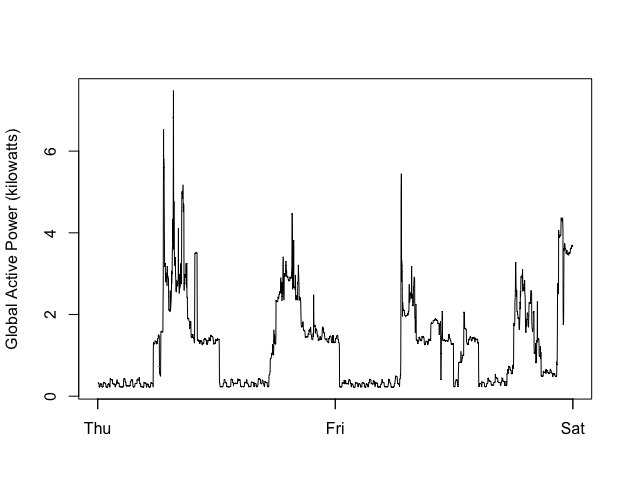

Reproduce this figure in R.
plot(time_axis, data[, 3], xlab = "", ylab = "Global Active Power (kilowatts)", type = "l")
